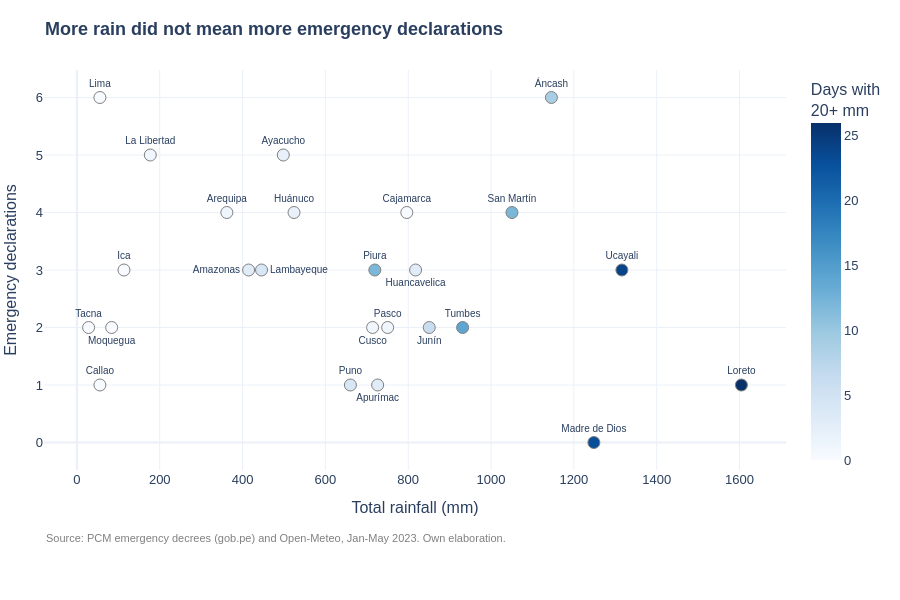

This figure's notebook cell:
### Markdown cell above
## 4. Rainfall and emergency declarations (scatter plot)

In order to examine the relationship between two numerical variables, a scatter plot was used, in which each point represents a department. Its horizontal position corresponds to the total rainfall recorded between January and May 2023, whereas its vertical position indicates the number of emergency declarations it received. In addition, the color introduces a third variable, namely the number of days with heavy rain (20 mm or more), so that darker blues represent a greater number of such days. Accordingly, if the State declared emergencies where it rains the most, the points would be expected to rise from left to right.

However, the chart does not show this pattern. On the one hand, Loreto, Ucayali and Madre de Dios recorded the highest rainfall and the most days of heavy rain, yet they received between 0 and 3 declarations. On the other hand, Lima received 6 declarations despite recording only 55 mm. Nevertheless, these results should be interpreted with caution, given that rainfall was measured at a single point in each department (its capital). Consequently, the comparison reflects conditions in the capitals rather than across entire territories.

### Code cell
# Labels that overlap go below the point; the rest stay above
abajo = ["Moquegua", "Apurímac", "Cusco", "Junín", "Huancavelica"]
posicion = ["bottom center" if d in abajo else "top center" for d in tabla["departamento"]]

# Two neighbors that need extra space
posicion[tabla.index[tabla["departamento"] == "Amazonas"][0]] = "middle left"
posicion[tabla.index[tabla["departamento"] == "Lambayeque"][0]] = "middle right"

fig = px.scatter(tabla, x="lluvia_total_mm", y="declaratorias",
                 hover_name="departamento", text="departamento",
                 color="dias_lluvia_fuerte", color_continuous_scale="Blues",
                 labels={"lluvia_total_mm": "Total rainfall (mm)",
                         "declaratorias": "Emergency declarations",
                         "dias_lluvia_fuerte": "Days with<br>20+ mm"},
                 title="<b>More rain did not mean more emergency declarations</b>",
                 height=600)
fig.update_traces(textposition=posicion, textfont_size=10,
                  marker=dict(size=12, line=dict(width=1, color="gray")))
fig.update_layout(
    template="plotly_white",
    font=dict(family="Arial", size=13),
    title_font_size=18,
    margin=dict(l=10, r=40, t=70, b=130),
    annotations=[dict(
        text=fuente, showarrow=False, xref="paper", yref="paper",
        x=0, y=-0.15, yanchor="top", font=dict(size=11, color="gray"),
    )],
)
fig.show()
fig_dispersion = fig

### Figure 1 — Plotly figure (JSON) as saved in the notebook; plotly's stock layout.template omitted (floating-point values rounded to 4 significant figures)
{"data": [{"hovertemplate": "<b>%{hovertext}</b><br><br>Total rainfall (mm)=%{x}<br>Emergency declarations=%{y}<br>departamento=%{text}<br>Days with<br>20+ mm=%{marker.color}<extra></extra>", "hovertext": ["Amazonas", "Áncash", "Apurímac", "Arequipa", "Ayacucho", "Cajamarca", "Callao", "Cusco", "Huancavelica", "Huánuco", "Ica", "Junín", "La Libertad", "Lambayeque", "Lima", "Loreto", "Madre de Dios", "Moquegua", "Pasco", "Piura", "Puno", "San Martín", "Tacna", "Tumbes", "Ucayali"], "legendgroup": "", "marker": {"color": [3, 9, 3, 1, 2, 0, 0, 1, 3, 2, 0, 6, 1, 4, 0, 26, 23, 0, 1, 12, 4, 12, 0, 14, 24], "coloraxis": "coloraxis", "line": {"color": "gray", "width": 1}, "size": 12, "symbol": "circle"}, "mode": "markers+text", "name": "", "orientation": "v", "showlegend": false, "text": ["Amazonas", "Áncash", "Apurímac", "Arequipa", "Ayacucho", "Cajamarca", "Callao", "Cusco", "Huancavelica", "Huánuco", "Ica", "Junín", "La Libertad", "Lambayeque", "Lima", "Loreto", "Madre de Dios", "Moquegua", "Pasco", "Piura", "Puno", "San Martín", "Tacna", "Tumbes", "Ucayali"], "textfont": {"size": 10}, "textposition": ["middle left", "top center", "bottom center", "top center", "top center", "top center", "top center", "bottom center", "bottom center", "top center", "top center", "bottom center", "top center", "middle right", "top center", "top center", "top center", "bottom center", "top center", "top center", "top center", "top center", "top center", "top center", "top center"], "type": "scatter", "x": [414.6, 1146.0, 726.2, 362.0, 498.4, 796.6, 55.5, 714.0, 817.8, 524.3, 113.6, 850.8, 177.2, 445.8, 55.5, 1605.0, 1248.0, 83.9, 750.4, 719.4, 660.4, 1050.0, 28.2, 931.4, 1316.0], "xaxis": "x", "y": [3, 6, 1, 4, 5, 4, 1, 2, 3, 4, 3, 2, 5, 3, 6, 1, 0, 2, 2, 3, 1, 4, 2, 2, 3], "yaxis": "y"}], "layout": {"annotations": [{"font": {"color": "gray", "size": 11}, "showarrow": false, "text": "Source: PCM emergency decrees (gob.pe) and Open-Meteo, Jan-May 2023. Own elaboration.", "x": 0, "xref": "paper", "y": -0.15, "yanchor": "top", "yref": "paper"}], "coloraxis": {"colorbar": {"title": {"text": "Days with<br>20+ mm"}}, "colorscale": [[0, "rgb(247,251,255)"], [0.125, "rgb(222,235,247)"], [0.25, "rgb(198,219,239)"], [0.375, "rgb(158,202,225)"], [0.5, "rgb(107,174,214)"], [0.625, "rgb(66,146,198)"], [0.75, "rgb(33,113,181)"], [0.875, "rgb(8,81,156)"], [1, "rgb(8,48,107)"]]}, "font": {"family": "Arial", "size": 13}, "height": 600, "legend": {"tracegroupgap": 0}, "margin": {"b": 130, "l": 10, "r": 40, "t": 70}, "title": {"font": {"size": 18}, "text": "<b>More rain did not mean more emergency declarations</b>"}, "xaxis": {"anchor": "y", "domain": [0, 1], "title": {"text": "Total rainfall (mm)"}}, "yaxis": {"anchor": "x", "domain": [0, 1], "title": {"text": "Emergency declarations"}}}}
